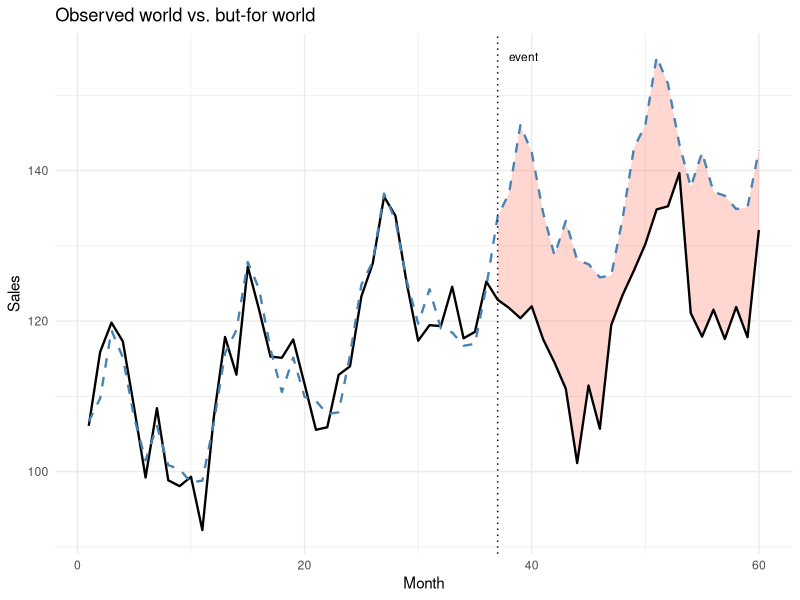

Recreate this plot in R.
## ---- chunk 1
set.seed(96)

n_months   <- 60          # five years of monthly data
event_time <- 37          # the event begins here
month_idx  <- 1:n_months

# A smooth trend plus an annual seasonal cycle.
trend    <- 100 + 0.8 * month_idx
seasonal <- 10 * sin(2 * pi * month_idx / 12)
noise    <- rnorm(n_months, mean = 0, sd = 4)

# The true but-for world: what sales would be with no event at all.
y0 <- trend + seasonal + noise

# The true effect: sales drop by 18 units per month after the event.
true_drop <- 18
effect    <- ifelse(month_idx >= event_time, -true_drop, 0)

# The observed world includes the event.
y_obs <- y0 + effect

dat <- data.frame(
  month    = month_idx,
  season   = factor((month_idx - 1) %% 12 + 1),
  observed = y_obs,
  truth0   = y0,
  treated  = month_idx >= event_time
)

head(dat)
## ---- chunk 2
pre <- subset(dat, month < event_time)

# Fit trend + seasonality on the clean pre-event period only.
fit <- lm(observed ~ month + season, data = pre)

# Project the fitted relationship across the entire horizon.
dat$but_for <- predict(fit, newdata = dat)

# The estimated effect is observed minus the but-for baseline.
dat$est_effect <- dat$observed - dat$but_for
## ---- chunk 3
pre_rmse <- sqrt(mean((dat$observed[dat$month < event_time] -
                       dat$but_for[dat$month < event_time])^2))
round(pre_rmse, 2)
## ---- chunk 4
post <- subset(dat, month >= event_time)

avg_effect <- mean(post$est_effect)          # per-month impact
cum_effect <- sum(post$est_effect)           # total "lost sales"

c(estimated_monthly = round(avg_effect, 2),
  true_monthly      = -true_drop,
  estimated_total   = round(cum_effect, 2))
## ---- chunk 5
library(ggplot2)

ggplot(dat, aes(x = month)) +
  geom_ribbon(
    data = post,
    aes(ymin = observed, ymax = but_for),
    fill = "tomato", alpha = 0.25
  ) +
  geom_line(aes(y = observed), linewidth = 0.8) +
  geom_line(aes(y = but_for), linetype = "dashed", colour = "steelblue",
            linewidth = 0.8) +
  geom_vline(xintercept = event_time, linetype = "dotted") +
  annotate("text", x = event_time + 1, y = max(dat$but_for),
           label = "event", hjust = 0, size = 3) +
  labs(
    x = "Month",
    y = "Sales",
    title = "Observed world vs. but-for world"
  ) +
  theme_minimal()
